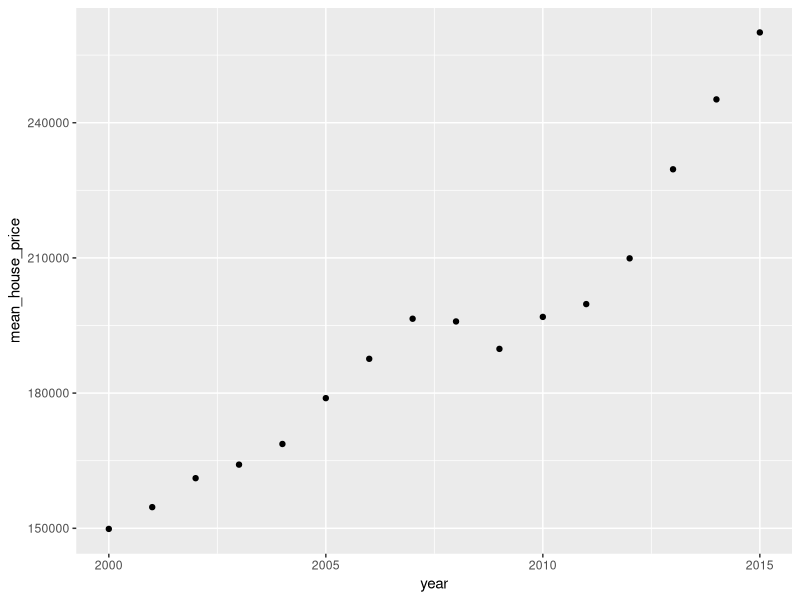
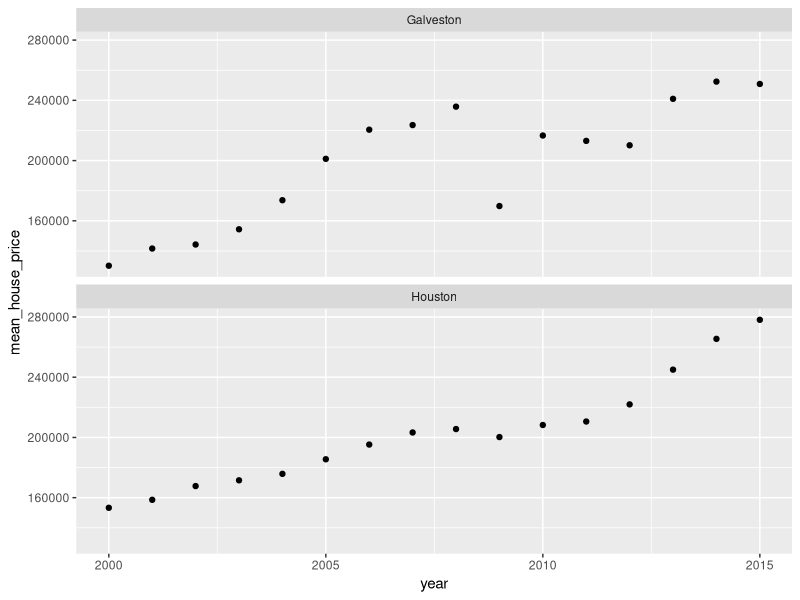

R code for these plots, in order:
## ---- chunk 1
library(tidyverse)
library(readxl)
options(dplyr.summarise.inform = FALSE) # Suppress summarize info in dplyr >= 1.0
texas_housing_data <- txhousing
## ---- chunk 2
annual_housing_prices <- 
  texas_housing_data %>%
  group_by(year) %>%
  summarize(total_sales = sum(sales, na.rm = TRUE),
            total_volume = sum(volume, na.rm = TRUE),
            mean_house_price = 
              total_volume / total_sales)
## ---- chunk 3
annual_housing_prices %>% 
  ggplot(aes(x = year, y = mean_house_price)) + 
  geom_point()
## ---- chunk 4
texas_housing_data %>%
  group_by(city, year) %>%
  summarize(total_sales = sum(sales, na.rm = TRUE),
            total_volume = sum(volume, na.rm = TRUE),
            mean_house_price = 
              total_volume / total_sales)
## ---- chunk 5
texas_housing_data %>%
  group_by(city, year) %>%
  summarize(total_sales = sum(sales, na.rm = TRUE),
            total_volume = sum(volume, na.rm = TRUE),
            mean_house_price = 
              total_volume / total_sales) %>% 
  filter(city %in% c("Houston",  "Galveston")) %>%
  ggplot(aes(x = year, y = mean_house_price)) + 
  geom_point() + 
  facet_wrap(facets = "city", nrow = 2)
## ---- chunk 6
a_non_grouped_df <- 
  texas_housing_data %>% 
  select(city, year)
## ---- chunk 7
a_grouped_df <- 
  texas_housing_data %>% 
    select(city, year) %>%
    group_by(city, year)
## ---- chunk 8
a_non_grouped_df %>% glimpse()
a_grouped_df %>% glimpse()
## ---- chunk 9
# Recall, our "groups" are city-year combos
# and there are 12 months of obs per year
a_grouped_df %>% group_rows()
## ---- chunk 10
a_grouped_df %>%
  select(-year)
## ---- chunk 11
a_grouped_df %>%
  ungroup() %>%
  select(-year)
## ---- chunk 12
# I'm going to use this a bunch, 
# so I'll store it in memory
july_texas_housing_data <-
  texas_housing_data %>%
    filter(month == 7) %>%
    select(city, year, sales) 

differenced_data <-
  july_texas_housing_data %>%
    group_by(city) %>%
    mutate(last_year_sales = lag(sales),
           delta_sales = sales - lag(sales))
## ---- chunk 13
differenced_data %>% head(5)
## ---- chunk 14
ranked_data <-
july_texas_housing_data %>%
  group_by(year) %>%
  mutate(sales_rank = rank(desc(sales))) 
## ---- chunk 15
ranked_data %>% arrange(year, sales_rank) %>% head(10)
## ---- chunk 16
july_texas_housing_data %>%
  group_by(year) %>%
  filter(rank(desc(sales)) <= 10) %>%
  arrange(year, sales)
## ---- chunk 17
texas_housing_data %>%
  count(city, year) %>%
  head(5)
## ---- chunk 18
texas_housing_data %>%
  group_by(city, year) %>%
  summarize(n = n()) %>%
  ungroup() %>%
  head(5)
## ---- chunk 19
texas_housing_data %>%
  select(city, year, sales) %>%
  add_count(city, year) %>%
  head(5)
## ---- chunk 20
texas_housing_data  %>%
  select(city, year, sales) %>%
  group_by(city, year) %>%
  mutate(n = n()) %>%
  ungroup() %>%
  head(5)
